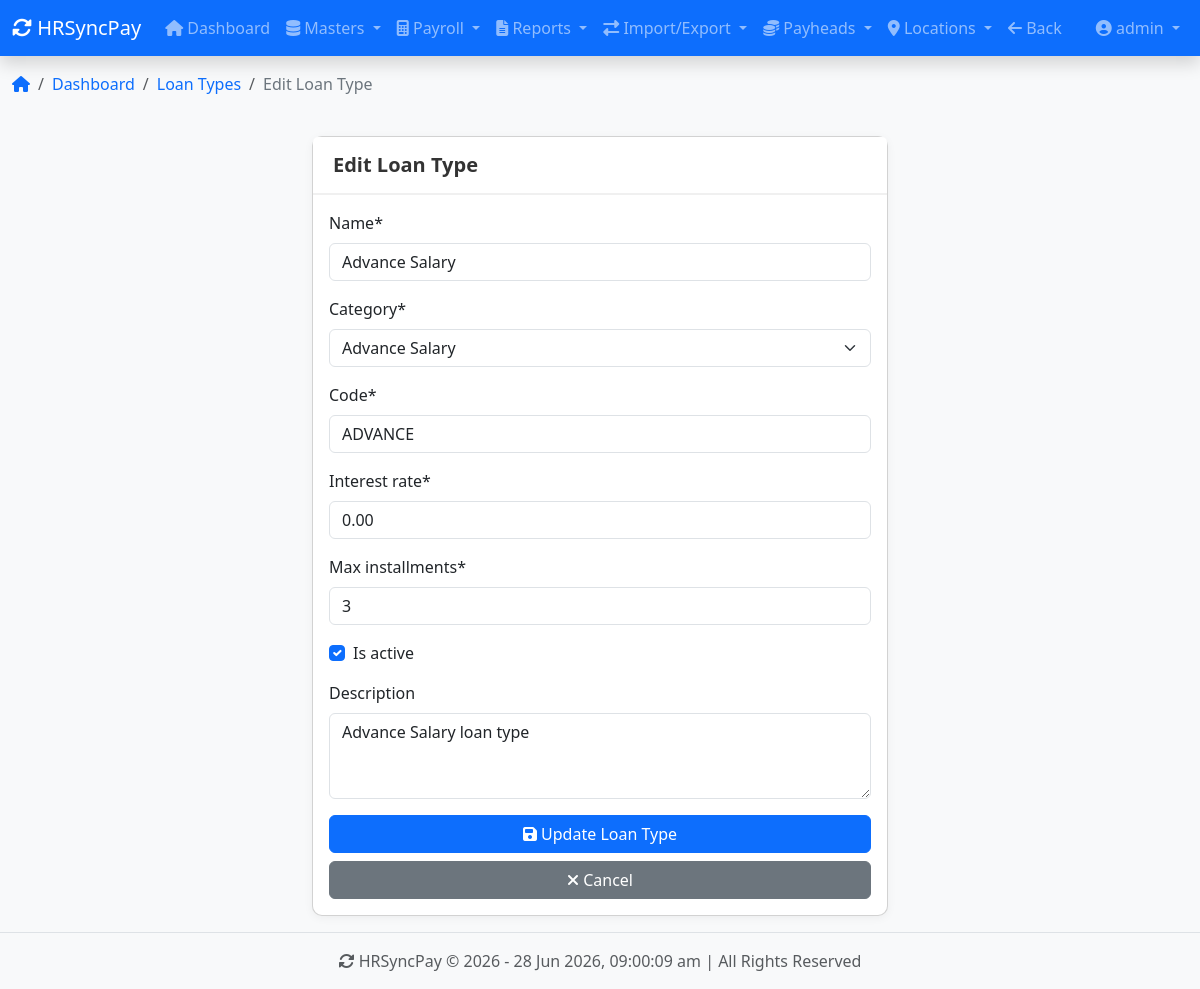
/loans/types/4/edit/ (signed in), run on the app's committed database.
### apps/accounts/models.py (models this page shows, shortened)
class User(AbstractUser):
    ROLE_CHOICES = [
        ('ADMIN', 'Admin'),
        ('DATA_ENTRY', 'Data Entry'),
        ('VIEWER', 'Viewer'),
    ]
    role = models.CharField(max_length=20, choices=ROLE_CHOICES, default='VIEWER')
    phone = models.CharField(max_length=15, blank=True)
    employee_code = models.CharField(max_length=20, unique=True, blank=True, null=True)
    profile_picture = models.ImageField(upload_to='profile_pictures/', null=True, blank=True)
    class Meta:
        db_table = 'accounts_user'

### apps/loans/models.py (models this page shows, shortened)
class LoanType(models.Model):
    LOAN_CATEGORY = [
        ('UNIFORM', 'Uniform'),
        ('INSURANCE', 'Insurance'),
        ('MEDICAL', 'Medical'),
        ('ADVANCE', 'Advance Salary'),
        ('FESTIVAL', 'Festival Advance'),
        ('VEHICLE', 'Vehicle Loan'),
        ('HOME', 'Home Loan'),
        ('EDUCATION', 'Education Loan'),
        ('PERSONAL', 'Personal Loan'),
        ('OTHER', 'Other'),
    ]
    name = models.CharField(max_length=100)
    category = models.CharField(max_length=20, choices=LOAN_CATEGORY)
    code = models.CharField(max_length=20, unique=True)
    interest_rate = models.DecimalField(max_digits=5, decimal_places=2, default=0)
    max_installments = models.IntegerField(default=12)
    is_active = models.BooleanField(default=True)
    description = models.TextField(blank=True)
    created_at = models.DateTimeField(auto_now_add=True)
    updated_at = models.DateTimeField(auto_now=True)
    class Meta:
        ordering = ['name']
        verbose_name = 'Loan Type'
        verbose_name_plural = 'Loan Types'

### apps/core/decorators.py (the view)
    @login_required
    def wrapper(request, *args, **kwargs):
        if request.user.is_superuser or request.user.role in ['ADMIN', 'DATA_ENTRY']:
            return view_func(request, *args, **kwargs)
        messages.error(request,
                       f'You do not have permission to access this page. Your role: {request.user.role}. Required: ADMIN or DATA_ENTRY')
        return redirect('core:dashboard')

### apps/loans/forms.py (shortened to what this page needs)
class LoanTypeForm(forms.ModelForm):
    class Meta:
        model = LoanType
        fields = ['name', 'category', 'code', 'interest_rate', 'max_installments', 'is_active', 'description']
        widgets = {
            'name': forms.TextInput(attrs={'class': 'form-control', 'placeholder': 'Enter loan type name'}),
            'category': forms.Select(attrs={'class': 'form-control'}),
            'code': forms.TextInput(attrs={'class': 'form-control', 'placeholder': 'Enter loan code'}),
            'interest_rate': forms.NumberInput(attrs={'class': 'form-control', 'step': '0.01'}),
            'max_installments': forms.NumberInput(attrs={'class': 'form-control'}),
            'is_active': forms.CheckboxInput(attrs={'class': 'form-check-input'}),
            'description': forms.Textarea(
                attrs={'class': 'form-control', 'rows': 3, 'placeholder': 'Enter description'}),
        }

### apps/loans/views.py (called while the page is built)
@login_required
@data_entry_or_admin_required
def loan_type_edit(request, pk):
    loan_type = get_object_or_404(LoanType, pk=pk)
    if request.method == 'POST':
        form = LoanTypeForm(request.POST, instance=loan_type)
        if form.is_valid():
            form.save()
            messages.success(request, f'Loan Type {loan_type.name} updated successfully!')
            return redirect('loans:loan_type_list')
    else:
        form = LoanTypeForm(instance=loan_type)
    context = {
        'form': form,
        'loan_type': loan_type,
        'title': 'Edit Loan Type',
        'button_text': 'Update Loan Type',
    }
    return render(request, 'loans/loan_type_form.html', context)

### templates/loans/loan_type_form.html (shortened to what this page needs)
{% extends 'base.html' %}
{% load static %}
{% load crispy_forms_tags %}
{% block breadcrumb %}
    <li class="breadcrumb-item"><a href="{% url 'core:dashboard' %}">Dashboard</a></li>
    <li class="breadcrumb-item"><a href="{% url 'loans:loan_type_list' %}">Loan Types</a></li>
    <li class="breadcrumb-item active">{{ title }}</li>
{% endblock %}
{% block content %}
<div class="row justify-content-center">
    <div class="col-md-6">
        <div class="card">
            <div class="card-header">
                <h5 class="card-title mb-0">{{ title }}</h5>
            </div>
            <div class="card-body">
                <form method="post">
                    {{ form|crispy }}
                    <div class="d-grid gap-2 mt-3">
                        <button type="submit" class="btn btn-primary">
                            <i class="fas fa-save"></i> {{ button_text }}
                        </button>
                        <a href="{% url 'loans:loan_type_list' %}" class="btn btn-secondary">
                            <i class="fas fa-times"></i> Cancel
                        </a>
                    </div>
                </form>
            </div>
        </div>
    </div>
</div>
{% endblock %}

### templates/base.html (shortened to what this page needs)
<!DOCTYPE html>
<html lang="en">
<head>
    <link href="https://cdn.jsdelivr.net/npm/bootstrap@5.3.0/dist/css/bootstrap.min.css" rel="stylesheet">
    <link href="https://cdnjs.cloudflare.com/ajax/libs/font-awesome/6.4.0/css/all.min.css" rel="stylesheet">
    {% load static %}
    <link href="{% static 'css/custom.css' %}" rel="stylesheet">
</head>
<body>
    <nav class="navbar navbar-expand-lg navbar-dark bg-primary shadow">
        <div class="container-fluid">
            <a class="navbar-brand" href="{% url 'core:dashboard' %}">
                <i class="fas fa-sync-alt fa-spin"></i> HRSyncPay
            </a>
            <div class="collapse navbar-collapse" id="navbarNav">
                <ul class="navbar-nav me-auto">
                    <li class="nav-item">
                        <a class="nav-link" href="{% url 'core:dashboard' %}">
                            <i class="fas fa-home"></i> Dashboard
                        </a>
                    </li>
                    <li class="nav-item dropdown">
                        <a class="nav-link dropdown-toggle" href="#" id="mastersDropdown" role="button" data-bs-toggle="dropdown">
                            <i class="fas fa-database"></i> Masters
                        </a>
                    </li>
                    <li class="nav-item dropdown">
                        <a class="nav-link dropdown-toggle" href="#" id="payrollDropdown" role="button" data-bs-toggle="dropdown">
                            <i class="fas fa-calculator"></i> Payroll
                        </a>
                    </li>
                    <li class="nav-item dropdown">
                        <a class="nav-link dropdown-toggle" href="#" id="reportsDropdown" role="button" data-bs-toggle="dropdown">
                            <i class="fas fa-file-alt"></i> Reports
                        </a>
                    </li>
                    <li class="nav-item dropdown">
                        <a class="nav-link dropdown-toggle" href="#" id="importExportDropdown" role="button" data-bs-toggle="dropdown">
                            <i class="fas fa-exchange-alt"></i> Import/Export
                        </a>
                    </li>
                    <li class="nav-item dropdown">
                        <a class="nav-link dropdown-toggle" href="#" id="payheadsDropdown" role="button" data-bs-toggle="dropdown">
                            <i class="fas fa-coins"></i> Payheads
                        </a>
                    </li>
                    <li class="nav-item dropdown">
                        <a class="nav-link dropdown-toggle" href="#" id="locationsDropdown" role="button" data-bs-toggle="dropdown">
                            <i class="fas fa-map-marker-alt"></i> Locations
                        </a>
                    </li>
                    <li class="nav-item">
                        <a class="nav-link" href="javascript:history.back()">
                            <i class="fas fa-arrow-left"></i> Back
                        </a>
                    </li>
                </ul>
                <ul class="navbar-nav">
                    <li class="nav-item dropdown">
                        <a class="nav-link dropdown-toggle" href="#" id="userDropdown" role="button" data-bs-toggle="dropdown">
                            <i class="fas fa-user-circle"></i>
                            {{ user.get_full_name|default:user.username }}
                        </a>
                    </li>
                </ul>
            </div>
        </div>
    </nav>
    <div class="container-fluid mt-2">
        <nav aria-label="breadcrumb">
            <ol class="breadcrumb">
                <li class="breadcrumb-item">
                    <a href="{% url 'core:dashboard' %}"><i class="fas fa-home"></i></a>
                </li>
                {% block breadcrumb %}{% endblock %}
            </ol>
        </nav>
    </div>
    <div class="container-fluid">
        <div class="row">
            {% if show_sidebar|default:False %}
                <div class="col-md-3 col-lg-2 d-md-block bg-light sidebar">
                    <div class="position-sticky pt-3">
                        <ul class="nav flex-column">
                            <li class="nav-header">Navigation</li>
                            <li class="nav-item">
                                <a class="nav-link" href="{% url 'core:dashboard' %}">
                                    <i class="fas fa-home"></i> Dashboard
                                </a>
                            </li>
                            <li class="nav-item">
                                <a class="nav-link" href="{% url 'employees:employee_list' %}">
                                    <i class="fas fa-users"></i> Employees
                                </a>
                            </li>
                            <li class="nav-item">
                                <a class="nav-link" href="{% url 'clients:client_list' %}">
                                    <i class="fas fa-building"></i> Clients
                                </a>
                            </li>
                            <li class="nav-item">
                                <a class="nav-link" href="{% url 'company:company_list' %}">
                                    <i class="fas fa-building"></i> Companies
                                </a>
                            </li>
                            <li class="nav-item">
                                <a class="nav-link" href="{% url 'locations:location_list' %}">
                                    <i class="fas fa-map-marker-alt"></i> Locations
                                </a>
                            </li>
                            <li class="nav-item">
                                <a class="nav-link" href="{% url 'payheads:payhead_list' %}">
                                    <i class="fas fa-list"></i> Payheads
                                </a>
                            </li>
                            {% block sidebar %}{% endblock %}
                        </ul>
                    </div>
                </div>
                <div class="col-md-9 col-lg-10">
                    {% if messages %}
                        {% for message in messages %}
                            <div class="alert alert-{{ message.tags }} alert-dismissible fade show" role="alert">
                                <i class="fas fa-{% if message.tags == 'success' %}check-circle{% elif message.tags == 'error' %}exclamation-circle{% elif message.tags == 'warning' %}exclamation-triangle{% else %}info-circle{% endif %}"></i>
                                {{ message }}
                                <button type="button" class="btn-close" data-bs-dismiss="alert"></button>
                            </div>
                        {% endfor %}
                    {% endif %}
                    <main class="py-3">
                        {% block sidebar_content %}
                        {% endblock sidebar_content %}
                    </main>
                </div>
            {% else %}
                <div class="col-12">
                    <main class="py-3">
                        {% block content %}
                        {% endblock content %}
                    </main>
                </div>
            {% endif %}
        </div>
    </div>
    <footer class="footer mt-auto py-3 bg-light border-top">
        <div class="container-fluid text-center">
            <span class="text-muted">
                <i class="fas fa-sync-alt"></i> HRSyncPay &copy; {% now "Y" %} -
                <span id="current-time"></span> | All Rights Reserved
            </span>
        </div>
    </footer>
</body>
</html>

### static/css/custom.css (style rules this page uses)
body { min-height: 100vh; display: flex; flex-direction: column; background-color: #f8f9fa; }
main { flex: 1; }
.card { border-radius: 10px; box-shadow: 0 2px 10px rgba(0,0,0,0.05); transition: all 0.3s ease; }
.card-header { background-color: #fff; border-bottom: 2px solid #f0f0f0; padding: 1rem 1.25rem; }
.card-title { font-weight: 600; color: #333; }
.breadcrumb { background-color: transparent; padding: 0.5rem 0; }
.breadcrumb-item a { color: #0d6efd; text-decoration: none; }
.breadcrumb-item.active { color: #6c757d; }

### data on the page
User: get_full_name "admin"
LoanType: name "Advance Salary", category "Advance Salary", code "ADVANCE", interest_rate "0.00", max_installments "3", is_active "☑", description "Advance Salary loan type"

### other printed values
{{ title }} "Edit Loan Type"
{{ button_text }} "Update Loan Type"
